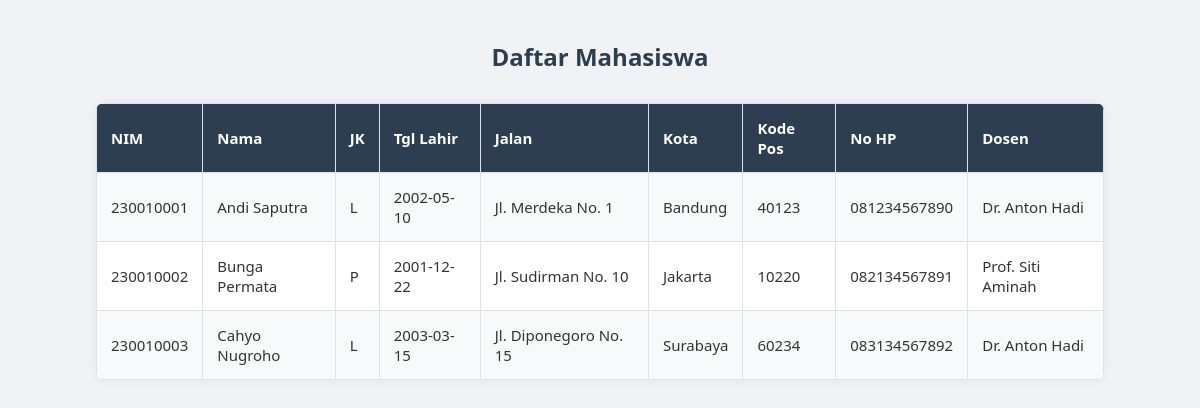
/views/mahasiswa.php, run on the app's committed database.
### tables this page shows
CREATE TABLE `mahasiswa` (
  `nim` bigint(20) NOT NULL,
  `nama` varchar(100) DEFAULT NULL,
  `jk` enum('L','P') DEFAULT NULL,
  `tgl_lahir` date DEFAULT NULL,
  `jalan` varchar(100) DEFAULT NULL,
  `kota` varchar(50) DEFAULT NULL,
  `kodepos` varchar(10) DEFAULT NULL,
  `no_hp` varchar(15) DEFAULT NULL,
  `kd_ds` varchar(10) DEFAULT NULL
);

CREATE TABLE `dosen` (
  `kd_ds` varchar(10) NOT NULL,
  `nama` varchar(100) DEFAULT NULL
);

### views/mahasiswa.php (the view, shortened to what this page needs)
<?php
include '../config/db.php';
$query = mysqli_query($conn, "
    SELECT m.nim, m.nama, m.jk, m.tgl_lahir, m.jalan, m.kota, m.kodepos, m.no_hp, d.nama AS dosen_wali
    FROM Mahasiswa m
    LEFT JOIN Dosen d ON m.kd_ds = d.kd_ds
");
?>
<!DOCTYPE html>
<html>
<head>
    <link rel="stylesheet" href="../css/style.css">
</head>
<body>
<h2>Daftar Mahasiswa</h2>
<table>
    <tr>
        <th>NIM</th><th>Nama</th><th>JK</th><th>Tgl Lahir</th><th>Jalan</th>
        <th>Kota</th><th>Kode Pos</th><th>No HP</th><th>Dosen</th>
    </tr>
    <?php while ($row = mysqli_fetch_assoc($query)) { ?>
        <tr>
            <td><?= $row['nim'] ?></td>
            <td><?= $row['nama'] ?></td>
            <td><?= $row['jk'] ?></td>
            <td><?= $row['tgl_lahir'] ?></td>
            <td><?= $row['jalan'] ?></td>
            <td><?= $row['kota'] ?></td>
            <td><?= $row['kodepos'] ?></td>
            <td><?= $row['no_hp'] ?></td>
            <td><?= $row['dosen_wali'] ?></td>
        </tr>
    <?php } ?>
</table>
</body>
</html>

### css/style.css (style rules this page uses)
body { font-family: 'Segoe UI', sans-serif; background: #f0f2f5; margin: 40px; color: #333; }
h2 { text-align: center; color: #2c3e50; font-weight: 600; margin-bottom: 30px; }
table { width: 90%; border-collapse: collapse; margin: 20px auto; background-color: #ffffff; box-shadow: 0 0 12px rgba(0, 0, 0, 0.06); border-radius: 8px; overflow: hidden; }
th, td { border: 1px solid #dee2e6; padding: 14px; text-align: left; font-size: 15px; }
th { background-color: #2c3e50; color: white; }
tr:nth-child(even) { background-color: #f8f9fa; }

### data on the page
mahasiswa: nim "230010001", nama "Andi Saputra", jk "L", tgl_lahir "2002-05-10", jalan "Jl. Merdeka No. 1", kota "Bandung", kodepos "40123", no_hp "081234567890", kd_ds.nama "Dr. Anton Hadi"
mahasiswa: nim "230010002", nama "Bunga Permata", jk "P", tgl_lahir "2001-12-22", jalan "Jl. Sudirman No. 10", kota "Jakarta", kodepos "10220", no_hp "082134567891", kd_ds.nama "Prof. Siti Aminah"
mahasiswa: nim "230010003", nama "Cahyo Nugroho", jk "L", tgl_lahir "2003-03-15", jalan "Jl. Diponegoro No. 15", kota "Surabaya", kodepos "60234", no_hp "083134567892", kd_ds.nama "Dr. Anton Hadi"
